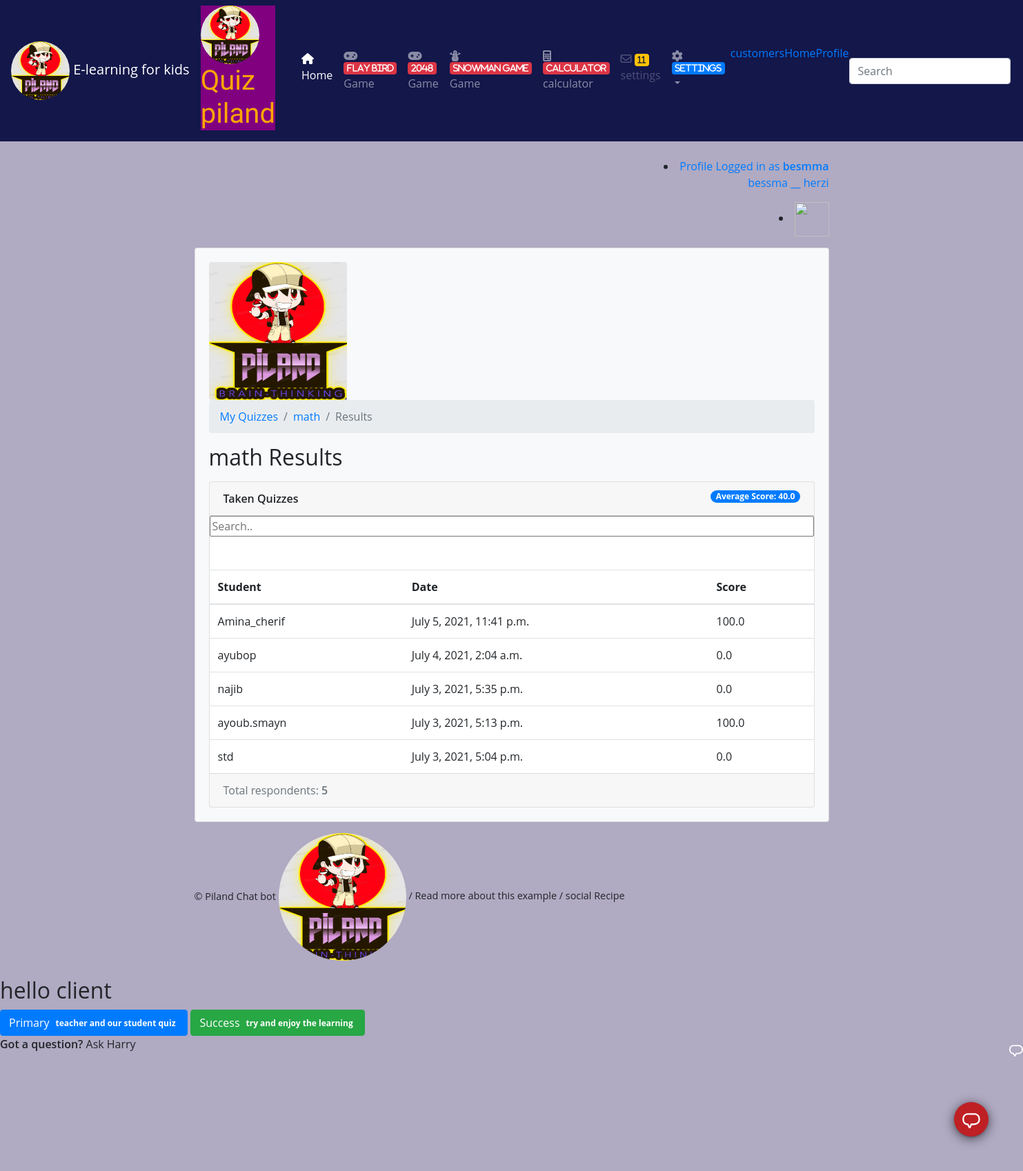
The page /teachers/quiz/2/results/ (signed in) on the database its author committed.
### account/models.py (models this page shows, shortened)
class User(AbstractUser):
    is_student = models.BooleanField(default=False)
    is_teacher = models.BooleanField(default=False)

class Quiz(models.Model):
    owner = models.ForeignKey(User, on_delete=models.CASCADE, related_name='quizzes')
    name = models.CharField(max_length=255)
    subject = models.ForeignKey(Subject, on_delete=models.CASCADE, related_name='quizzes')

class TakenQuiz(models.Model):
    student = models.ForeignKey(Student, on_delete=models.CASCADE, related_name='taken_quizzes')
    quiz = models.ForeignKey(Quiz, on_delete=models.CASCADE, related_name='taken_quizzes')
    score = models.FloatField()
    date = models.DateTimeField(auto_now_add=True)

class Student(models.Model):
    user = models.OneToOneField(User, on_delete=models.CASCADE, primary_key=True)
    quizzes = models.ManyToManyField(Quiz, through='TakenQuiz')
    interests = models.ManyToManyField(Subject, related_name='interested_students')

### account/views/teachers.py (the view)
# urls.py: path('quiz/<int:pk>/results/', teachers.QuizResultsView.as_view(), name='quiz_results'),
@method_decorator([login_required, teacher_required], name='dispatch')
class QuizResultsView(DetailView):
    model = Quiz
    context_object_name = 'quiz'
    template_name = 'classroom/teachers/quiz_results.html'
    def get_context_data(self, **kwargs):
        quiz = self.get_object()
        taken_quizzes = quiz.taken_quizzes.select_related('student__user').order_by('-date')
        total_taken_quizzes = taken_quizzes.count()
        quiz_score = quiz.taken_quizzes.aggregate(average_score=Avg('score'))
        extra_context = {
            'taken_quizzes': taken_quizzes,
            'total_taken_quizzes': total_taken_quizzes,
            'quiz_score': quiz_score
        }
        kwargs.update(extra_context)
        return super().get_context_data(**kwargs)
    def get_queryset(self):
        return self.request.user.quizzes.all()

### templates/classroom/teachers/quiz_results.html (shortened to what this page needs)
{% extends 'base.html' %}
{% load crispy_forms_tags  %}
{% block content %}
  <nav aria-label="breadcrumb">
    <ol class="breadcrumb">
      <li class="breadcrumb-item"><a href="{% url 'teachers:quiz_change_list' %}">My Quizzes</a></li>
      <li class="breadcrumb-item"><a href="{% url 'teachers:quiz_change' quiz.pk %}">{{ quiz.name }}</a></li>
      <li class="breadcrumb-item active" aria-current="page">Results</li>
    </ol>
  </nav>
  <h2 class="mb-3">{{ quiz.name }} Results</h2>
  <div class="card">
    <div class="card-header">
      <strong>Taken Quizzes</strong>
      <span class="badge badge-pill badge-primary float-right">Average Score: {{ quiz_score.average_score|default_if_none:0.0 }}</span>
    </div>
    <input id="myInput" type="text" placeholder="Search..">
<br><br>
    <table class="table mb-0">
      <thead>
        <tr>
          <th>Student</th>
          <th>Date</th>
          <th>Score</th>
        </tr>
      </thead>
      <tbody id="myTable">
        {% for taken_quiz in taken_quizzes %}
          <tr>
            <td>{{ taken_quiz.student.user.username }}</td>
            <td>{{ taken_quiz.date}}</td>
            <td>{{ taken_quiz.score }}</td>
          </tr>
        {% endfor %}
      </tbody>
    </table>
    <div class="card-footer text-muted">
      Total respondents: <strong>{{ total_taken_quizzes }}</strong>
    </div>
  </div>
{% endblock %}

### templates/base.html (shortened to what this page needs)
{% load static %}<!doctype html>
<html lang="en">
  <head>
    <link rel="stylesheet" href="https://maxcdn.bootstrapcdn.com/bootstrap/4.0.0/css/bootstrap.min.css">
    <link rel="stylesheet" type="text/css" href="{% static 'vendor/fontello-2f186091/css/fontello.css' %}">
    <link rel="stylesheet" type="text/css" href="{% static 'css/app.css' %}">
     <link rel="stylesheet" type="text/css" href="{% static 'css/app.scss' %}">
  <link rel="stylesheet" href="https://cdnjs.cloudflare.com/ajax/libs/font-awesome/4.7.0/css/font-awesome.min.css">
    {% if user.is_authenticated and user.is_teacher %}
      <link rel="stylesheet" type="text/css" href="{% static 'css/teachers.css' %}">
    {% else %}
      <link rel="stylesheet" type="text/css" href="{% static 'css/students.css' %}">
    {% endif %}
  </head>
  <body class="is-preload">
<div id="wrapper">
   {% if user.is_authenticated %}
  <nav class="navbar navbar-icon-top navbar-expand-lg navbar-dark" style="background:#13174a">
  <a class="navbar-brand" href="{% url 'home' %}">
      <img src="{%  static 'logh.PNG' %}"class="rounded-circle"  height="85" width="85" alt=" Quiz piland" />
      E-learning for kids</a>
<h1 class="logo" style="background:purple">
                <a href="/" style="color:orange">
                  <img src="{%  static 'logh.PNG' %}"class="rounded-circle"  height="85" width="85" alt=" Quiz piland" />
                   Quiz piland
                </a>
              </h1>
  <div class="collapse navbar-collapse" id="navbarSupportedContent">
    <ul class="navbar-nav mr-auto">
      <li class="nav-item active">
        <a class="nav-link" href="{% url 'home' %}">
          <i class="fa fa-home " aria-hidden="true"></i>
          Home
          </a>
      </li>
       <li class="nav-item">
        <a class="nav-link" href="https://gameflappyball.netlify.app/" target="_blank">
          <i class="fa fa-gamepad" aria-hidden="true">
            <span class="badge badge-danger">flay bird</span>
          </i>
          Game
        </a>
      </li>
       <li class="nav-item">
        <a class="nav-link" href="https://unruffled-lovelace-1de416.netlify.app/" target="_blank">
          <i class="fa fa-gamepad" aria-hidden="true">
            <span class="badge badge-danger">2048</span>
          </i>
          Game
        </a>
      </li>
       <li class="nav-item">
        <a class="nav-link" href="https://sitesgeneral.netlify.app/game.html" target="_blank">
         <i class="fas fa-snowman">
            <span class="badge badge-danger">snowman game </span>
          </i>
          Game
        </a>
      </li>
       <li class="nav-item">
        <a class="nav-link" href="https://calculatorscientifique.netlify.app/" target="_blank">
          <i class="fa fa-calculator">
            <span class="badge badge-danger">calculator</span>
          </i>
          calculator
        </a>
      </li>
      <li class="nav-item">
        <a class="nav-link disabled" href="#">
          <i class="fa fa-envelope-o">
            <span class="badge badge-warning">11</span>
          </i>
              settings
        </a>
      </li>
      <li class="nav-item dropdown">
        <a class="nav-link dropdown-toggle" href="#" id="navbarDropdown" role="button" data-toggle="dropdown" aria-haspopup="true" aria-expanded="false">
          <i class="fa fa-cog">
            <span class="badge badge-primary">
                  settings
            </span>
          </i>
        </a>
      </li>
      <li>
               <a  href="/customers/profile/">
                       customers
              </a>
              </li>
        <li><a href="{% url 'home' %}">Home</a></li>
                <li><a href="{% url 'view_profile'%}">Profile</a></li>
    </ul>
    <form class="form-inline my-2 my-lg-0">
      <input class="form-control mr-sm-2" type="text" placeholder="Search" aria-label="Search">
    </form>
  </div>
</nav>
{% endif %}
    <div class="container my-4">
      <div class="row justify-content-center">
        <div class="col-md-10 col-sm-12">
          <div class="row">
            <div class="col-6">
            </div>
            <div class="col-6 text-right">
              {% if user.is_authenticated %}
                 <li><a href="{% url 'view_profile'%}">Profile
                 Logged in as <strong>{{ user.username }}</strong>
                   <p>
                {{user.first_name}}  __  {{user.last_name}}
                   </p>
              {%if user.userprofile.image  %}
                    <li><img src="{{ user.userprofile.image.url}}" width="50" height="50"></li>
              {% else %}
              <li><img src="https://upload.wikimedia.org/wikipedia/commons/thumb/5/59/User-avatar.svg/1024px-User-avatar.svg.png" width="50" height="50"></li>
              {% endif %}
                 </a>
              </li>
              {% else %}
                <a href="{% url 'login' %}" class="btn btn-light" role="button">Log in</a>
                <a href="{% url 'signup' %}" class="btn btn-primary" role="button">Sign up</a>
              {% endif %}
            </div>
          </div>
          <div class="card mb-3 bg-light">
            <div class="card-body">
                  <img src="{%  static 'logh.PNG' %}"class="rounded responsive"  height="200px" width="200px" alt=" Quiz piland" />
              {% block content %}
              {% endblock %}
            </div>
          </div>
          <footer>
            <a href="https://calm-wave-93292.herokuapp.com/">© Piland Chat bot
            <img src="{%  static 'logh.PNG' %}"class="rounded-circle"  height="185px" width="185px" alt=" Quiz piland" />
            </a>
            /
            <a href="https://unruffled-lovelace-1de416.netlify.app/">Read more about this example</a>
            /
            <a href="https://calm-wave-93292.herokuapp.com/">social Recipe</a>
          </footer>
        </div>
      </div>
    </div>
    </div>
    <div id="chat-circle" class=" btn-raised">
<svg class="icon-speech" viewBox="0 0 48 48">
      <use xlink:href="#icon-speech" />
    </svg>	</div>
<div class="chatbot chatbot--closed ">
    <h2>hello client </h2>
  <button type="button" class="btn btn-primary">Primary <span class="badge">
      teacher and our student quiz
  </span></button>
  <button type="button" class="btn btn-success">Success <span class="badge">
      try and enjoy  the learning
  </span></button>
  <div class="chatbot__header">
    <p><strong>Got a question?</strong> <span class="u-text-highlight">Ask Harry</span></p>
    <svg class="chatbot__close-button icon-speech" viewBox="0 0 32 32">
      <use xlink:href="#icon-speech" />
    </svg>
  </div>
</div>
  </body>
</html>

### static/css/app.css (style rules this page uses)
.logo { font-family: 'Clicker Script', cursive; }
.logo a { color: #212529; text-decoration: none; }
footer { font-size: .9rem; }
footer a { color: #212529; }

### static/css/teachers.css (style rules this page uses)
body { background-color: #b0aac2; }

### templates/base.html (style rules this page uses)
.u-text-highlight { color: $riptide; }
* { box-sizing: border-box; }
body { background: url("https://images.unsplash.com/photo-1464823063530-08f10ed1a2dd?dpr=1&auto=compress,format&fit=crop&w=1199&h=799&q=80&cs=tinysrgb&crop=&bg=") no-repeat center center; background-size: cover; height: 1000px; font-family: "Open Sans", sans-serif; font-size: 16px; }
input { font-family: "Open Sans", sans-serif; }
strong { font-weight: 600; }
body { background: url("https://images.unsplash.com/photo-1464823063530-08f10ed1a2dd?dpr=1&auto=compress,format&fit=crop&w=1199&h=799&q=80&cs=tinysrgb&crop=&bg=") no-repeat center center; background-size: cover; height: 1000px; font-family: 'Open Sans', sans-serif; font-size: 16px; }
input { font-family: 'Open Sans', sans-serif; }
#chat-circle { position: fixed; bottom: 50px; right: 50px; background: #BF2024; width: 50px; height: 50px; border-radius: 50%; color: white; padding: 12px; cursor: pointer; box-shadow: 0px 3px 16px 0px rgba(0, 0, 0, 0.6), 0 3px 1px -2px rgba(0, 0, 0, 0.2), 0 1px 5px 0 rgba(0, 0, 0, 0.12); }
body { background-color: #e1e2e3; }

### rows shown on the page
User: username "besmma", first_name "bessma", last_name "herzi"
Quiz: name "math"
TakenQuiz: student.user.username "Amina_cherif", date "July 5, 2021, 11:41 p.m.", score "100.0"
TakenQuiz: student.user.username "ayubop", date "July 4, 2021, 2:04 a.m.", score "0.0"
TakenQuiz: student.user.username "najib", date "July 3, 2021, 5:35 p.m.", score "0.0"
TakenQuiz: student.user.username "ayoub.smayn", date "July 3, 2021, 5:13 p.m.", score "100.0"
TakenQuiz: student.user.username "std", date "July 3, 2021, 5:04 p.m.", score "0.0"

### other values the page prints
{{ quiz_score.average_score|default_if_none:0.0 }} "40.0"
{{ total_taken_quizzes }} "5"
